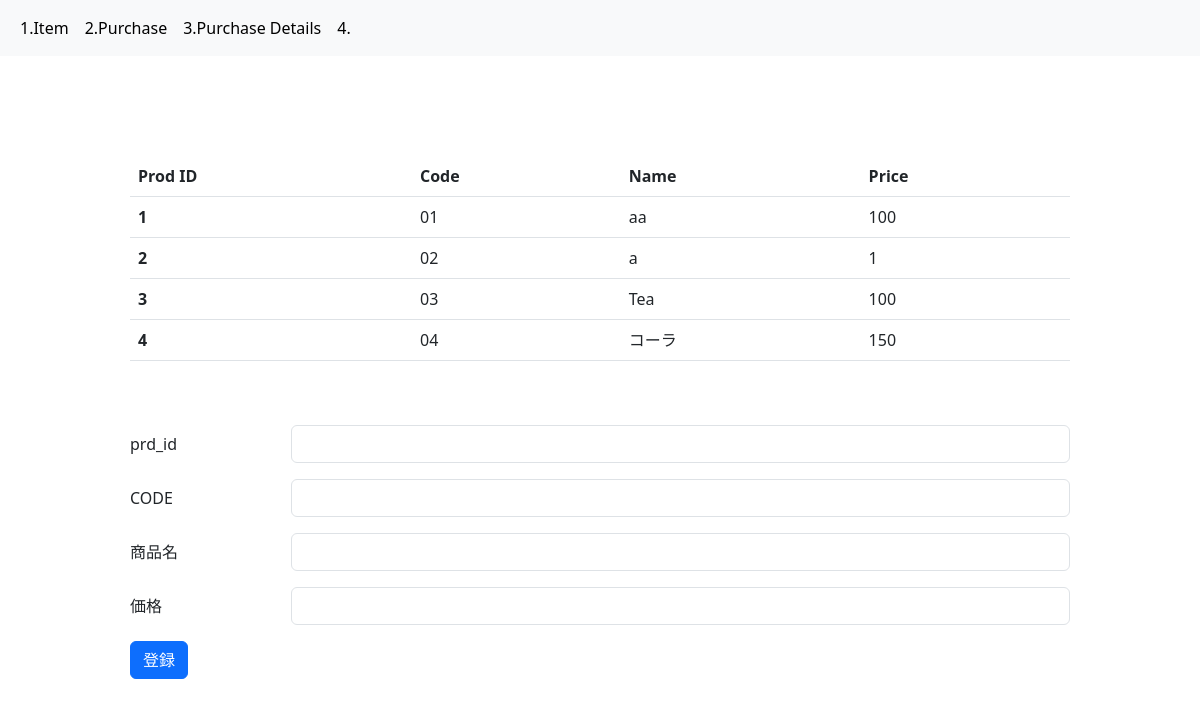
The app's page /item with its own data.
### mymodels.py (models this page shows, shortened)
class Item(db.Model):
  __tablename__="items"
  prd_id = db.Column(db.Integer,primary_key=True)
  code = db.Column(db.String,primary_key=True)
  name = db.Column(db.String)
  price = db.Column(db.Integer)

### app.py (the view)
@app.route("/item")
def item():
  items = Item.query.all()
  return render_template("1_items.html", items=items)

### templates/1_items.html
{% extends "base.html"%} {% block content %}
<table class="table">
  <thead>
    <tr>
      <th scope="col">Prod ID</th>
      <th scope="col">Code</th>
      <th scope="col">Name</th>
      <th scope="col">Price</th>
    </tr>
  </thead>
  <tbody>
    {% for item in items %}
    <tr>
      <th scope="row">{{item.prd_id}}</th>
      <td>{{item.code}}</td>
      <td>{{item.name}}</td>
      <td>{{item.price}}</td>
    </tr>
    {% endfor %}
  </tbody>
</table>
<br/>
<br/>
<form method="post" action="/add_item">
  <div class="row mb-3">
    <label for="input-item-prd_id" class="col-sm-2 col-form-label">prd_id</label>
    <div class="col-sm-10">
      <input type="text" class="form-control" id="input-item-prd_id" name="input-item-prd_id">
    </div>
  </div>
  <div class="row mb-3">
    <label for="input-item-code" class="col-sm-2 col-form-label">CODE</label>
    <div class="col-sm-10">
      <input type="text" class="form-control" id="input-item-code" name="input-item-code">
    </div>
  </div>
  <div class="row mb-3">
    <label for="input-item-name" class="col-sm-2 col-form-label">商品名</label>
    <div class="col-sm-10">
      <input type="text" class="form-control" id="input-item-name" name="input-item-name">
    </div>
  </div>
  <div class="row mb-3">
    <label for="input-item-price" class="col-sm-2 col-form-label">価格</label>
    <div class="col-sm-10">
      <input type="number" class="form-control" id="input-item-price" name="input-item-price">
    </div>
  </div>
  <button type="submit" class="btn btn-primary">登録</button>
</form>
{% endblock %}

### templates/base.html (shortened to what this page needs)
<!DOCTYPE html>
<html lang="en">
<head>
  <link href="https://cdn.jsdelivr.net/npm/bootstrap@5.3.0/dist/css/bootstrap.min.css" rel="stylesheet">
</head>
<body>
  <nav class="navbar navbar-expand-lg bg-body-tertiary">
    <div class="container-fluid">
      <div class="collapse navbar-collapse" id="navbarSupportedContent">
        <ul class="navbar-nav me-auto mb-2 mb-lg-0">
          <li class="nav-item">
            <a class="nav-link active" aria-current="page" href="/item">1.Item</a>
          </li>
          <li class="nav-item">
            <a class="nav-link active" aria-current="page" href="/purchase">2.Purchase</a>
          </li>
          <li class="nav-item">
            <a class="nav-link active" aria-current="page" href="purchase_detail">3.Purchase Details</a>
          </li>
          <li class="nav-item">
            <a class="nav-link active" aria-current="page" href="#">4.</a>
          </li>
        </ul>
      </div>
    </div>
  </nav>
  <div class="container" style="padding:100px">
    {% block content %}   {% endblock %}
  </div>
</body>
</html>

### records on screen
Item: prd_id "1", code "01", name "aa", price "100"
Item: prd_id "2", code "02", name "a", price "1"
Item: prd_id "3", code "03", name "Tea", price "100"
Item: prd_id "4", code "04", name "コーラ", price "150"
